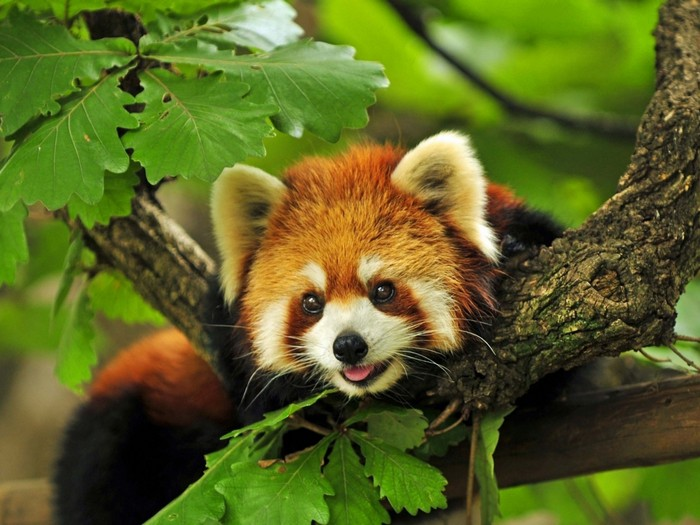
#> input picture homework-practice-02_part_1_2/panda.jpg, 700 x 525 px
$ jupyter execute homework-practice-02_part_1-svd.ipynb
#> lines starting #> are read from the running program, lines starting #| are printed output that depends on the picture
# Сжатие картинок с помощью SVD разложения
В этом задании нужно сделать сжатие изображения, сжатие с потерями. Для этого мы используем SVD разложение.

Примерный порядок действий:
1) Найти любую картинку,
2) Прочитать её с помощью библиотеки PIL
3) Преобразовать в numpy массив
4) Применить SVD к матрице - обязательно прочитайте справку по этой функции `np.linalg.svd`

**Примечание**: Цветная картинка представляет собой трёхканальное изображение RBG, поэтому напрямую SVD разложение применить не получится. Либо вы преобразуете изображение в одноканальное (градации серого), усредняя все три канала. Либо делаете SVD для всех трёх каналов в отдельности.

5) Далее оставляете небольшое количество сингулярных значений - 1, 2, 10, 30, 100. И выводите результат в виде получившейся картинки - чем больше сингулярных чисел, тем ближе приближённая матрица к исходной.

6) Сравните количество байт, необходимых для хранения исходной картинки и сжатой версии.

Ниже представлены основные функции и библиотеки, которые вам понадобятся.

Задание оформляете в виде блокнота jupyter. Особо понравившиеся картинки можно сохранить отдельно на диск, но мне удобнее чтобы они присутствовали в самом jupyter блокноте.

[cell 1]
import numpy as np
import matplotlib.pyplot as plt
from PIL import Image
import os

def compress_image_svd(image_path, k_values):
    # 1. Загрузка изображения
#> called with image_path = 'panda.jpg'
    if not os.path.exists(image_path):
        print(f"Ошибка: Файл {image_path} не найден.")
        return

    img = Image.open(image_path)
#> img is the input picture: PIL image 700x525 RGB; mean R, G, B 91, 99.9, 35
    # Уменьшаем для скорости, как в примере, но можно и полное
    w, h = img.size
#> w = 700; h = 525
    img_resized = img.resize((w//2, h//2))

    # Преобразуем в numpy массив
    img_array = np.array(img_resized, dtype=np.float32)

    # Нормализуем значения в диапазон 0-1 для удобства отображения
    img_array /= 255.0

    original_shape = img_array.shape
#> original_shape = (262, 350, 3)
    print(f"Размер исходного изображения: {original_shape}")
#| Размер исходного изображения: (262, 350, 3)

    # Подготовка к визуализации
    fig, axes = plt.subplots(2, 3, figsize=(15, 10))
    axes = axes.flatten()

    # Оригинальное изображение
    axes[0].imshow(img_array)
    axes[0].set_title(f"Original\nSize: {img_array.nbytes / 1024:.2f} KB")
    axes[0].axis('off')

    # Если изображение цветное (3 канала), применяем SVD к каждому каналу
    # Если ч/б, то просто к 2D матрице
    if len(original_shape) == 3:
        channels = [img_array[:,:,i] for i in range(3)]
#> channels = 3 items
    else:
        channels = [img_array]

    # Выполняем SVD для каждого канала
    # full_matrices=False экономит память и время
    svd_results = [np.linalg.svd(c, full_matrices=False) for c in channels]
#> svd_results = 3 items

    # Цикл по количеству сингулярных чисел (k)
    for i, k in enumerate(k_values):
        reconstructed_channels = []
        compressed_size_bytes = 0

        for U, S, Vt in svd_results:
            # Оставляем только k сингулярных чисел
            # U: (m, k), S: (k,), Vt: (k, n)
            U_k = U[:, :k]
            S_k = np.diag(S[:k])
            Vt_k = Vt[:k, :]

            # Восстановление: U * S * Vt
            reconstructed_c = np.dot(U_k, np.dot(S_k, Vt_k))
            reconstructed_channels.append(reconstructed_c)

            # Расчет занимаемой памяти (теоретический) для сжатого представления
            # Нам нужно хранить U_k, S_k (вектор), Vt_k для каждого канала
            # Элементы float32 (4 байта)
            elements = U_k.size + k + Vt_k.size
            compressed_size_bytes += elements * 4

        # Собираем каналы обратно
        if len(original_shape) == 3:
            reconstructed_img = np.stack(reconstructed_channels, axis=2)
        else:
            reconstructed_img = reconstructed_channels[0]

        # Обрезаем значения, выходящие за границы [0, 1] после математических операций
        reconstructed_img = np.clip(reconstructed_img, 0, 1)

        # Визуализация
        ax_idx = i + 1
        if ax_idx < len(axes):
            axes[ax_idx].imshow(reconstructed_img)
            compression_ratio = img_array.nbytes / compressed_size_bytes
            axes[ax_idx].set_title(f"k = {k}\nSize approx: {compressed_size_bytes/1024:.2f} KB\nRatio: {compression_ratio:.1f}x")
            axes[ax_idx].axis('off')
#> this loop made 5 passes
#> compression_ratio on passes 1 to 5: 149.6, 74.8, 14.96, 4.99, 1.5
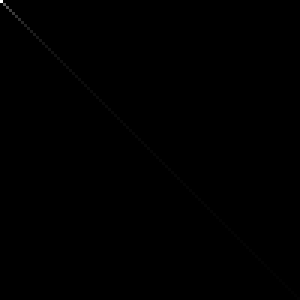
#> S_k: shape (100, 100) float32 (shown 3 times larger); min 0, max 47.15, mean 0; drawn with min black and max white
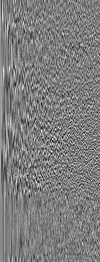
#> U_k: shape (262, 100) float32; min -0.281, max 0.289, mean 0.000792; drawn with min black and max white

    plt.tight_layout()
    plt.show()
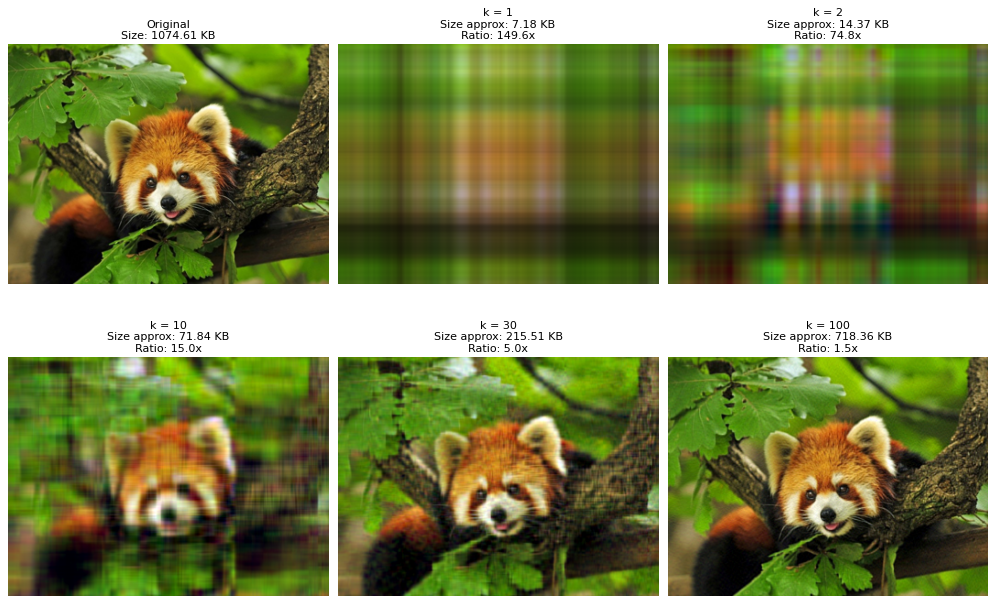
#> figure drawn by matplotlib, 6 panels

    # Сравнение байт (текстовый вывод)
    print("\n--- Анализ сжатия ---")
    original_bytes = img_array.nbytes
#> original_bytes = 1100400
    print(f"Исходный размер (несжатый raw bitmap): {original_bytes} байт")
#| Исходный размер (несжатый raw bitmap): 1100400 байт

    for k in k_values:
        # Для каждого канала: U(m*k) + S(k) + V(k*n)
        m, n = img_array.shape[0], img_array.shape[1]
        # Для 3 каналов умножаем на 3
        # Размер float32 = 4 байта
        compressed_bytes = 3 * (m * k + k + k * n) * 4
        print(f"k={k}: {compressed_bytes} байт. Сжатие в {original_bytes/compressed_bytes:.2f} раз")
#> this loop made 5 passes
#| k=1: 7356 байт. Сжатие в 149.59 раз
#| k=2: 14712 байт. Сжатие в 74.80 раз
#| k=10: 73560 байт. Сжатие в 14.96 раз
#| k=30: 220680 байт. Сжатие в 4.99 раз
#| k=100: 735600 байт. Сжатие в 1.50 раз

# Запуск
# Убедитесь, что panda.jpg находится в той же папке
if __name__ == "__main__":
    k_values = [1, 2, 10, 30, 100]
    compress_image_svd('panda.jpg', k_values)

[cell 2]
import numpy as np
from PIL import Image
import matplotlib.pyplot as plt
import os

# 1. Загрузка изображения
# Замените 'panda.jpg' на ваш путь к файлу
img_path = 'panda.jpg'
img = Image.open(img_path)

# Опционально: переводим в оттенки серого для простоты (один канал)
# Если хотите оставить цвет, нужно циклом пройти по RGB каналам
img_gray = img.convert('L')
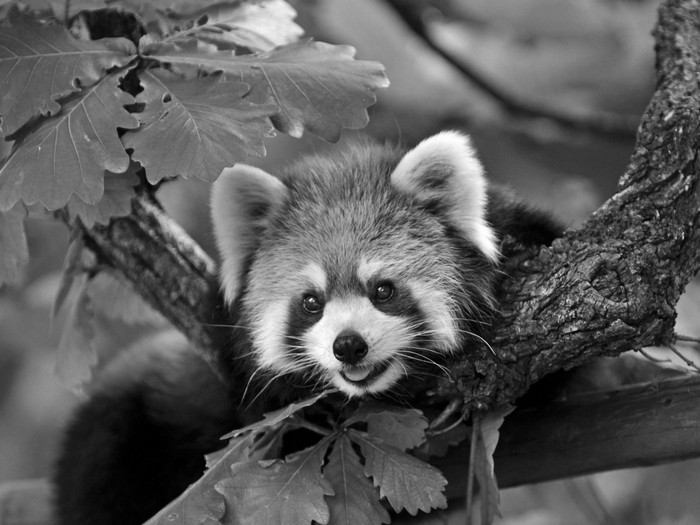
#> img_gray: PIL image 700x525 L; min 0, max 255, mean 89.8
X = np.array(img_gray, dtype=np.float32)

# 2. Функция для сжатия
def compress_svd(matrix, k):
    """
    matrix: исходная матрица
    k: количество оставляемых сингулярных чисел
    """
    U, S, V = np.linalg.svd(matrix, full_matrices=False)

    # Реконструкция: берем только k компонент
    # Матрица S возвращается как 1D массив, поэтому используем срез и np.diag
    X_compressed = np.dot(U[:, :k], np.dot(np.diag(S[:k]), V[:k, :]))

    # Расчет количества чисел (байтов) для хранения
    # Исходная матрица: m * n
    # Сжатая: (m * k) + k + (k * n)
    m, n = matrix.shape
    original_elements = m * n
    compressed_elements = k * (m + n + 1)

    return X_compressed, original_elements, compressed_elements

# 3. Визуализация результатов
ranks = [1, 2, 10, 30, 100]
plt.figure(figsize=(15, 10))

for i, k in enumerate(ranks):
    X_rec, orig_size, comp_size = compress_svd(X, k)

    plt.subplot(2, 3, i+1)
    plt.imshow(X_rec, cmap='gray')
    plt.title(f'Rank (k) = {k}\nСжатие: {comp_size/orig_size:.2%}')
    plt.axis('off')
#> this loop made 5 passes
#> comp_size on passes 1 to 5: 1226, 2452, 12260, 36780, 122600
#> pass 1, in compress_svd, `U, S, V = np.linalg.svd(matrix, full_matrices=False)`:
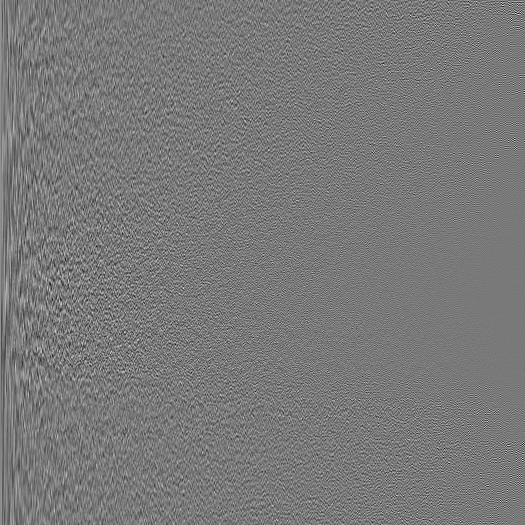
#> U: shape (525, 525) float32; min -0.261, max 0.287, mean 7.63e-05; drawn with min black and max white
#> pass 1, in compress_svd, `U, S, V = np.linalg.svd(matrix, full_matrices=False)`:
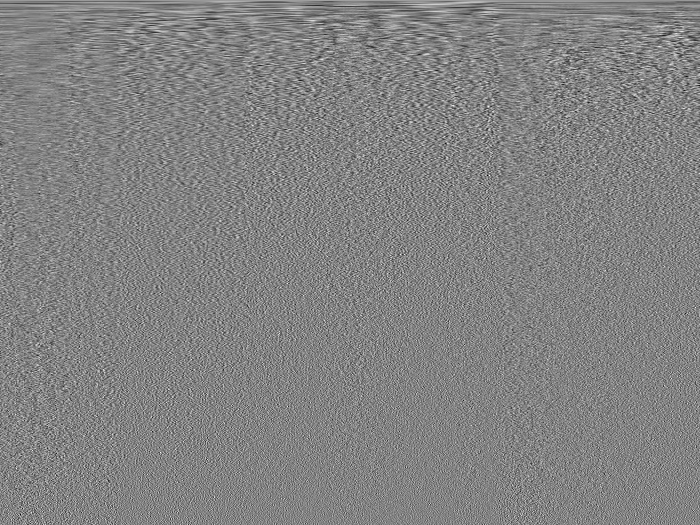
#> V: shape (525, 700) float32; min -0.206, max 0.195, mean 8.37e-05; drawn with min black and max white
#> pass 1, in compress_svd, `X_compressed = np.dot(U[:, :k], np.dot(np.diag(S[:k]), V[:k, :]))`:
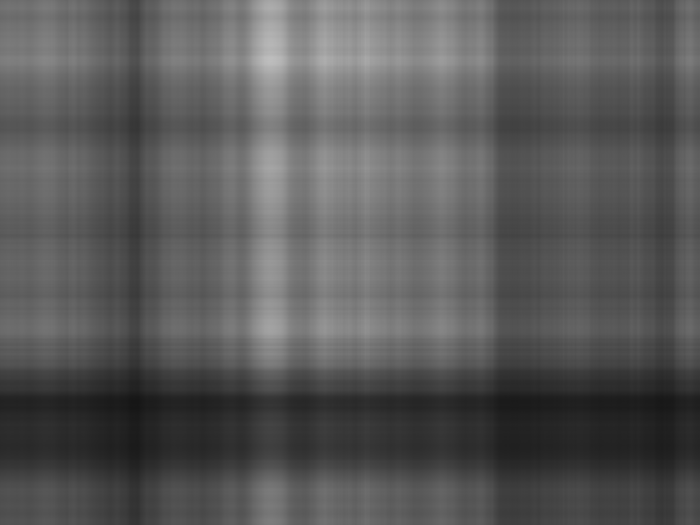
#> X_compressed: shape (525, 700) float32; min 22.05, max 190.2, mean 89.8
#> pass 2, in compress_svd (call 2), `X_compressed = np.dot(U[:, :k], np.dot(np.diag(S[:k]), V[:k, :]))`:
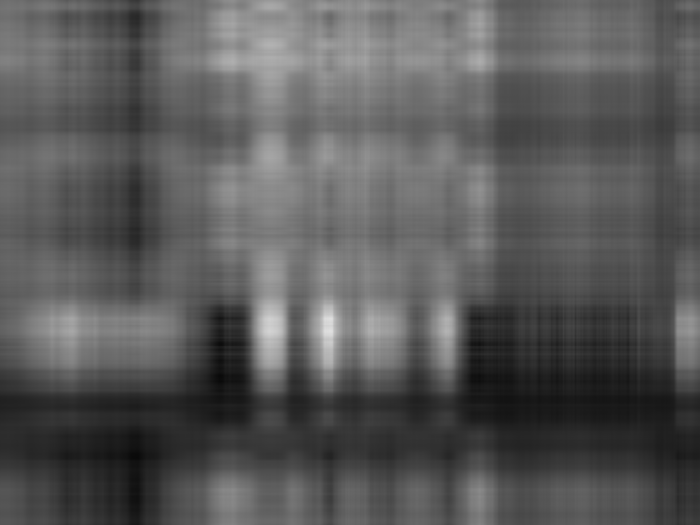
#> X_compressed: shape (525, 700) float32; min 9.84, max 224.5, mean 89.8

# Добавим оригинал для сравнения
plt.subplot(2, 3, 6)
plt.imshow(X, cmap='gray')
plt.title('Оригинал')
plt.axis('off')

plt.tight_layout()
plt.show()
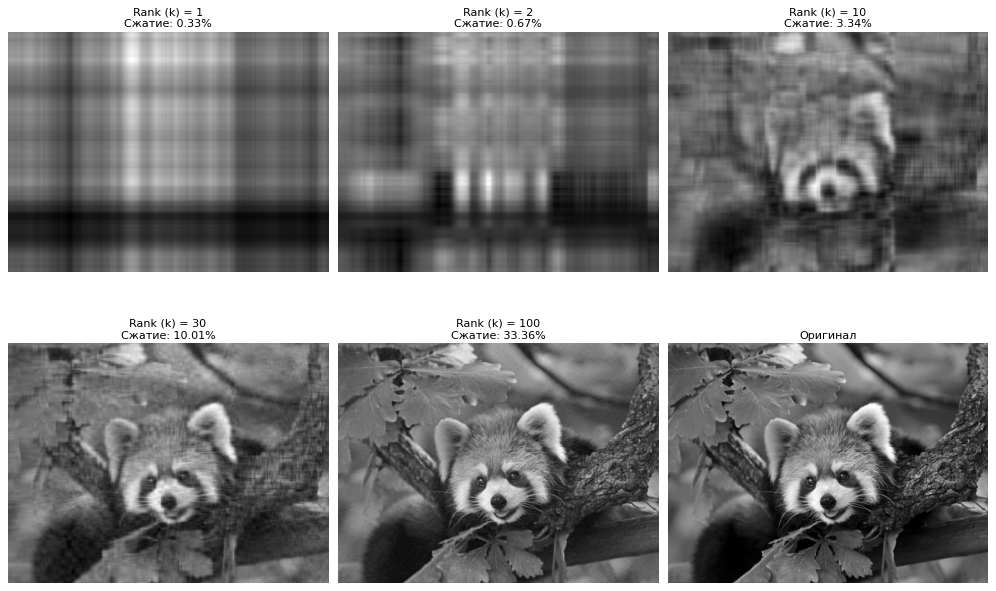
#> figure drawn by matplotlib, 6 panels

# 4. Сравнение веса в байтах
print(f"Размер исходной матрицы: {X.shape[0] * X.shape[1]} элементов")
#| Размер исходной матрицы: 367500 элементов
for k in ranks:
    m, n = X.shape
    storage_needed = k * (m + n + 1)
    print(f"Для k={k:3} нужно элементов: {storage_needed:8} | Экономия: {100 * (1 - storage_needed/(m*n)):.1f}%")
